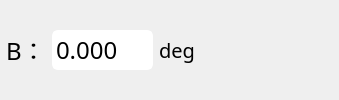
                       <widget class="QWidget" name="widget_20" native="true">
                        <layout class="QHBoxLayout" name="horizontalLayout_16">
                         <property name="spacing">
                          <number>6</number>
                         </property>
                         <property name="leftMargin">
                          <number>6</number>
                         </property>
                         <property name="topMargin">
                          <number>6</number>
                         </property>
                         <property name="rightMargin">
                          <number>6</number>
                         </property>
                         <property name="bottomMargin">
                          <number>6</number>
                         </property>
                         <item>
                          <widget class="QLabel" name="label_8">
                           <property name="styleSheet">
                            <string notr="true">font:bold  &quot;Times New Roman&quot;;    
font-family:Microsoft Yahei;
font-size:24px; 
border-width:0px;</string>
                           </property>
                           <property name="text">
                            <string>B：</string>
                           </property>
                          </widget>
                         </item>
                         <item>
                          <widget class="QDoubleSpinBox" name="doubleSpinBox_Position_B">
                           <property name="font">
                            <font>
                             <family>24px</family>
                             <pointsize>-1</pointsize>
                             <weight>50</weight>
                             <italic>false</italic>
                             <bold>false</bold>
                            </font>
                           </property>
                           <property name="contextMenuPolicy">
                            <enum>Qt::DefaultContextMenu</enum>
                           </property>
                           <property name="acceptDrops">
                            <bool>false</bool>
                           </property>
                           <property name="autoFillBackground">
                            <bool>false</bool>
                           </property>
                           <property name="styleSheet">
                            <string notr="true">font:  &quot;Times New Roman&quot;;
font-size:24px;  
border-radius:6px;
border-width:2px;
border-style:solid;
border-color:white;

</string>
                           </property>
                           <property name="frame">
                            <bool>true</bool>
                           </property>
                           <property name="buttonSymbols">
                            <enum>QAbstractSpinBox::NoButtons</enum>
                           </property>
                           <property name="decimals">
                            <number>3</number>
                           </property>
                           <property name="maximum">
                            <double>360.000000000000000</double>
                           </property>
                           <property name="stepType">
                            <enum>QAbstractSpinBox::DefaultStepType</enum>
                           </property>
                          </widget>
                         </item>
                         <item>
                          <widget class="QLabel" name="label_16">
                           <property name="styleSheet">
                            <string notr="true">border:none;
font:bold  &quot;Times New Roman&quot;;    
font-family:Microsoft Yahei;
font-size:20px;  
border-width:0px;
</string>
                           </property>
                           <property name="text">
                            <string>deg</string>
                           </property>
                          </widget>
                         </item>
                         <item>
                          <widget class="QPushButton" name="Minius_B">
                           <property name="styleSheet">
                            <string notr="true">QPushButton
{
    font-family:Microsoft Yahei;
    color:white;
    background-color:rgb(14 , 150 , 254);
    border-radius:5px;
	border-radius:3px;
	border-width:2px;
	border-style:solid;
	border-color:rgb(179, 179, 255);
}

QPushButton:hover
{
    background-color:rgb(44 , 137 , 255);
}

QPushButton:pressed
{
    background-color:rgb(14 , 135 , 228);
    padding-left:3px;
    padding-top:3px;
}
QPushButton:disabled
{
    background-color:grey;
}
border:none;</string>
                           </property>
                           <property name="text">
                            <string/>
                           </property>
                           <property name="icon">
                            <iconset resource="resources/resources.qrc">
                             <normaloff>:/icons/icons/minius.svg</normaloff>:/icons/icons/minius.svg</iconset>
                           </property>
                           <property name="iconSize">
                            <size>
                             <width>40</width>
                             <height>40</height>
                            </size>
                           </property>
                           <property name="flat">
                            <bool>true</bool>
                           </property>
                          </widget>
                         </item>
                         <item>
                          <widget class="QPushButton" name="Plus_B">
                           <property name="styleSheet">
                            <string notr="true">QPushButton
{
    font-family:Microsoft Yahei;
    color:white;
    background-color:rgb(14 , 150 , 254);
    border-radius:5px;
	border-radius:3px;
	border-width:2px;
	border-style:solid;
	border-color:rgb(179, 179, 255);
}

QPushButton:hover
{
    background-color:rgb(44 , 137 , 255);
}

QPushButton:pressed
{
    background-color:rgb(14 , 135 , 228);
    padding-left:3px;
    padding-top:3px;
}
QPushButton:disabled
{
    background-color:grey;
}
border:none;</string>
                           </property>
                           <property name="text">
                            <string/>
                           </property>
                           <property name="icon">
                            <iconset resource="resources/resources.qrc">
                             <normaloff>:/icons/icons/plus.svg</normaloff>:/icons/icons/plus.svg</iconset>
                           </property>
                           <property name="iconSize">
                            <size>
                             <width>40</width>
                             <height>40</height>
                            </size>
                           </property>
                           <property name="flat">
                            <bool>true</bool>
                           </property>
                          </widget>
                         </item>
                         <item>
                          <widget class="QPushButton" name="Zero_B">
                           <property name="styleSheet">
                            <string notr="true">QPushButton
{
    font-family:Microsoft Yahei;
    color:white;
    background-color:rgb(14 , 150 , 254);
    border-radius:5px;
	border-radius:3px;
	border-width:2px;
	border-style:solid;
	border-color:rgb(179, 179, 255);
}

QPushButton:hover
{
    background-color:rgb(44 , 137 , 255);
}

QPushButton:pressed
{
    background-color:rgb(14 , 135 , 228);
    padding-left:3px;
    padding-top:3px;
}
QPushButton:disabled
{
    background-color:grey;
}
border:none;</string>
                           </property>
                           <property name="text">
                            <string/>
                           </property>
                           <property name="icon">
                            <iconset resource="resources/resources.qrc">
                             <normaloff>:/icons/icons/zero.svg</normaloff>:/icons/icons/zero.svg</iconset>
                           </property>
                           <property name="iconSize">
                            <size>
                             <width>40</width>
                             <height>40</height>
                            </size>
                           </property>
                           <property name="flat">
                            <bool>true</bool>
                           </property>
                          </widget>
                         </item>
                        </layout>
                       </widget>
